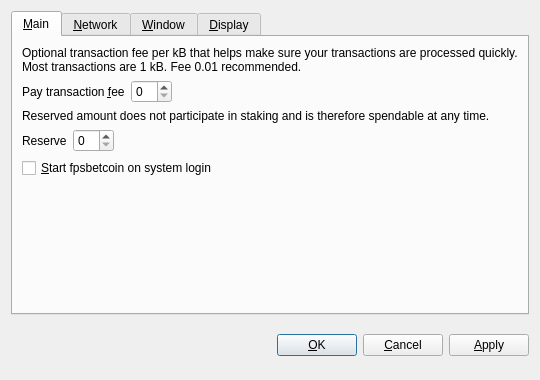
<?xml version="1.0" encoding="UTF-8"?>
<ui version="4.0">
 <class>OptionsDialog</class>
 <widget class="QDialog" name="OptionsDialog">
  <property name="geometry">
   <rect>
    <x>0</x>
    <y>0</y>
    <width>540</width>
    <height>380</height>
   </rect>
  </property>
  <property name="windowTitle">
   <string>Options</string>
  </property>
  <property name="modal">
   <bool>true</bool>
  </property>
  <layout class="QVBoxLayout" name="verticalLayout">
   <item>
    <widget class="QTabWidget" name="tabWidget">
     <property name="tabPosition">
      <enum>QTabWidget::North</enum>
     </property>
     <property name="currentIndex">
      <number>0</number>
     </property>
     <widget class="QWidget" name="tabMain">
      <attribute name="title">
       <string>&amp;Main</string>
      </attribute>
      <layout class="QVBoxLayout" name="verticalLayout_Main">
       <item>
        <widget class="QLabel" name="transactionFeeInfoLabel">
         <property name="text">
          <string>Optional transaction fee per kB that helps make sure your transactions are processed quickly. Most transactions are 1 kB. Fee 0.01 recommended.</string>
         </property>
         <property name="textFormat">
          <enum>Qt::PlainText</enum>
         </property>
         <property name="wordWrap">
          <bool>true</bool>
         </property>
        </widget>
       </item>
       <item>
        <layout class="QHBoxLayout" name="horizontalLayoutFee">
         <item>
          <widget class="QLabel" name="transactionFeeLabel">
           <property name="text">
            <string>Pay transaction &amp;fee</string>
           </property>
           <property name="textFormat">
            <enum>Qt::PlainText</enum>
           </property>
           <property name="buddy">
            <cstring>transactionFee</cstring>
           </property>
          </widget>
         </item>
         <item>
          <widget class="BitcoinAmountField" name="transactionFee"/>
         </item>
         <item>
          <spacer name="horizontalSpacerFee">
           <property name="orientation">
            <enum>Qt::Horizontal</enum>
           </property>
           <property name="sizeHint" stdset="0">
            <size>
             <width>40</width>
             <height>20</height>
            </size>
           </property>
          </spacer>
         </item>
        </layout>
       </item>
       <item>
        <widget class="QLabel" name="reserveBalanceInfoLabel">
         <property name="text">
          <string>Reserved amount does not participate in staking and is therefore spendable at any time.</string>
         </property>
         <property name="textFormat">
          <enum>Qt::PlainText</enum>
         </property>
         <property name="wordWrap">
          <bool>true</bool>
         </property>
        </widget>
       </item>
       <item>
        <layout class="QHBoxLayout" name="horizontalLayoutReserveBalance">
         <item>
          <widget class="QLabel" name="reserveBalanceLabel">
           <property name="text">
            <string>Reserve</string>
           </property>
           <property name="textFormat">
            <enum>Qt::PlainText</enum>
           </property>
           <property name="buddy">
            <cstring>reserveBalance</cstring>
           </property>
          </widget>
         </item>
         <item>
          <widget class="BitcoinAmountField" name="reserveBalance"/>
         </item>
         <item>
          <spacer name="horizontalSpacerReserveBalance">
           <property name="orientation">
            <enum>Qt::Horizontal</enum>
           </property>
           <property name="sizeHint" stdset="0">
            <size>
             <width>40</width>
             <height>20</height>
            </size>
           </property>
          </spacer>
         </item>
        </layout>
       </item>
       <item>
        <widget class="QCheckBox" name="bitcoinAtStartup">
         <property name="toolTip">
          <string>Automatically start fpsbetcoin after logging in to the system.</string>
         </property>
         <property name="text">
          <string>&amp;Start fpsbetcoin on system login</string>
         </property>
        </widget>
       </item>
       <item>
        <spacer name="verticalSpacer_Main">
         <property name="orientation">
          <enum>Qt::Vertical</enum>
         </property>
         <property name="sizeHint" stdset="0">
          <size>
           <width>20</width>
           <height>40</height>
          </size>
         </property>
        </spacer>
       </item>
      </layout>
     </widget>
     <widget class="QWidget" name="tabNetwork">
      <attribute name="title">
       <string>&amp;Network</string>
      </attribute>
      <layout class="QVBoxLayout" name="verticalLayout_Network">
       <item>
        <widget class="QCheckBox" name="mapPortUpnp">
         <property name="toolTip">
          <string>Automatically open the fpsbetcoin client port on the router. This only works when your router supports UPnP and it is enabled.</string>
         </property>
         <property name="text">
          <string>Map port using &amp;UPnP</string>
         </property>
        </widget>
       </item>
       <item>
        <widget class="QCheckBox" name="connectSocks">
         <property name="toolTip">
          <string>Connect to the fpsbetcoin network through a SOCKS5 proxy (e.g. when connecting through Tor).</string>
         </property>
         <property name="text">
          <string>&amp;Connect through SOCKS5 proxy:</string>
         </property>
        </widget>
       </item>
       <item>
        <layout class="QHBoxLayout" name="horizontalLayout_Network">
         <item>
          <widget class="QLabel" name="proxyIpLabel">
           <property name="text">
            <string>Proxy &amp;IP:</string>
           </property>
           <property name="textFormat">
            <enum>Qt::PlainText</enum>
           </property>
           <property name="buddy">
            <cstring>proxyIp</cstring>
           </property>
          </widget>
         </item>
         <item>
          <widget class="QValidatedLineEdit" name="proxyIp">
           <property name="maximumSize">
            <size>
             <width>140</width>
             <height>16777215</height>
            </size>
           </property>
           <property name="toolTip">
            <string>IP address of the proxy (e.g. 127.0.0.1)</string>
           </property>
          </widget>
         </item>
         <item>
          <widget class="QLabel" name="proxyPortLabel">
           <property name="text">
            <string>&amp;Port:</string>
           </property>
           <property name="textFormat">
            <enum>Qt::PlainText</enum>
           </property>
           <property name="buddy">
            <cstring>proxyPort</cstring>
           </property>
          </widget>
         </item>
         <item>
          <widget class="QLineEdit" name="proxyPort">
           <property name="maximumSize">
            <size>
             <width>55</width>
             <height>16777215</height>
            </size>
           </property>
           <property name="toolTip">
            <string>Port of the proxy (e.g. 9050)</string>
           </property>
          </widget>
         </item>
         <item>
          <spacer name="horizontalSpacer_Network">
           <property name="orientation">
            <enum>Qt::Horizontal</enum>
           </property>
           <property name="sizeHint" stdset="0">
            <size>
             <width>40</width>
             <height>20</height>
            </size>
           </property>
          </spacer>
         </item>
        </layout>
       </item>
       <item>
        <spacer name="verticalSpacer_Network">
         <property name="orientation">
          <enum>Qt::Vertical</enum>
         </property>
         <property name="sizeHint" stdset="0">
          <size>
           <width>20</width>
           <height>40</height>
          </size>
         </property>
        </spacer>
       </item>
      </layout>
     </widget>
     <widget class="QWidget" name="tabWindow">
      <attribute name="title">
       <string>&amp;Window</string>
      </attribute>
      <layout class="QVBoxLayout" name="verticalLayout_Window">
       <item>
        <widget class="QCheckBox" name="minimizeToTray">
         <property name="toolTip">
          <string>Show only a tray icon after minimizing the window.</string>
         </property>
         <property name="text">
          <string>&amp;Minimize to the tray instead of the taskbar</string>
         </property>
        </widget>
       </item>
       <item>
        <widget class="QCheckBox" name="minimizeOnClose">
         <property name="toolTip">
          <string>Minimize instead of exit the application when the window is closed. When this option is enabled, the application will be closed only after selecting Quit in the menu.</string>
         </property>
         <property name="text">
          <string>M&amp;inimize on close</string>
         </property>
        </widget>
       </item>
       <item>
        <spacer name="verticalSpacer_Window">
         <property name="orientation">
          <enum>Qt::Vertical</enum>
         </property>
         <property name="sizeHint" stdset="0">
          <size>
           <width>20</width>
           <height>40</height>
          </size>
         </property>
        </spacer>
       </item>
      </layout>
     </widget>
     <widget class="QWidget" name="tabDisplay">
      <attribute name="title">
       <string>&amp;Display</string>
      </attribute>
      <layout class="QVBoxLayout" name="verticalLayout_Display">
       <item>
        <layout class="QHBoxLayout" name="horizontalLayout_1_Display">
         <item>
          <widget class="QLabel" name="langLabel">
           <property name="text">
            <string>User Interface &amp;language:</string>
           </property>
           <property name="textFormat">
            <enum>Qt::PlainText</enum>
           </property>
           <property name="buddy">
            <cstring>lang</cstring>
           </property>
          </widget>
         </item>
         <item>
          <widget class="QValueComboBox" name="lang">
           <property name="toolTip">
            <string>The user interface language can be set here. This setting will take effect after restarting fpsbetcoin.</string>
           </property>
          </widget>
         </item>
        </layout>
       </item>
       <item>
        <layout class="QHBoxLayout" name="horizontalLayout_2_Display">
         <item>
          <widget class="QLabel" name="unitLabel">
           <property name="text">
            <string>&amp;Unit to show amounts in:</string>
           </property>
           <property name="textFormat">
            <enum>Qt::PlainText</enum>
           </property>
           <property name="buddy">
            <cstring>unit</cstring>
           </property>
          </widget>
         </item>
         <item>
          <widget class="QValueComboBox" name="unit">
           <property name="toolTip">
            <string>Choose the default subdivision unit to show in the interface and when sending coins.</string>
           </property>
          </widget>
         </item>
        </layout>
       </item>
       <item>
        <widget class="QCheckBox" name="coinControlFeatures">
         <property name="toolTip">
          <string>Whether to show coin control features or not.</string>
         </property>
         <property name="text">
          <string>Display coin &amp;control features (experts only!)</string>
         </property>
        </widget>
       </item>
       <item>
        <widget class="QCheckBox" name="useBlackTheme">
         <property name="text">
          <string>Use black visual theme (requires restart)</string>
         </property>
        </widget>
       </item>
       <item>
        <spacer name="verticalSpacer_Display">
         <property name="orientation">
          <enum>Qt::Vertical</enum>
         </property>
         <property name="sizeHint" stdset="0">
          <size>
           <width>20</width>
           <height>40</height>
          </size>
         </property>
        </spacer>
       </item>
      </layout>
     </widget>
    </widget>
   </item>
   <item>
    <layout class="QHBoxLayout" name="horizontalLayout_Buttons">
     <item>
      <spacer name="horizontalSpacer_1">
       <property name="orientation">
        <enum>Qt::Horizontal</enum>
       </property>
       <property name="sizeHint" stdset="0">
        <size>
         <width>40</width>
         <height>48</height>
        </size>
       </property>
      </spacer>
     </item>
     <item>
      <widget class="QLabel" name="statusLabel">
       <property name="font">
        <font>
         <weight>75</weight>
         <bold>true</bold>
        </font>
       </property>
       <property name="text">
        <string/>
       </property>
       <property name="textFormat">
        <enum>Qt::PlainText</enum>
       </property>
       <property name="wordWrap">
        <bool>true</bool>
       </property>
      </widget>
     </item>
     <item>
      <spacer name="horizontalSpacer_2">
       <property name="orientation">
        <enum>Qt::Horizontal</enum>
       </property>
       <property name="sizeHint" stdset="0">
        <size>
         <width>40</width>
         <height>48</height>
        </size>
       </property>
      </spacer>
     </item>
     <item>
      <widget class="QPushButton" name="okButton">
       <property name="text">
        <string>&amp;OK</string>
       </property>
      </widget>
     </item>
     <item>
      <widget class="QPushButton" name="cancelButton">
       <property name="text">
        <string>&amp;Cancel</string>
       </property>
       <property name="autoDefault">
        <bool>false</bool>
       </property>
      </widget>
     </item>
     <item>
      <widget class="QPushButton" name="applyButton">
       <property name="text">
        <string>&amp;Apply</string>
       </property>
       <property name="autoDefault">
        <bool>false</bool>
       </property>
      </widget>
     </item>
    </layout>
   </item>
  </layout>
 </widget>
 <customwidgets>
  <customwidget>
   <class>BitcoinAmountField</class>
   <extends>QSpinBox</extends>
   <header>bitcoinamountfield.h</header>
  </customwidget>
  <customwidget>
   <class>QValueComboBox</class>
   <extends>QComboBox</extends>
   <header>qvaluecombobox.h</header>
  </customwidget>
  <customwidget>
   <class>QValidatedLineEdit</class>
   <extends>QLineEdit</extends>
   <header>qvalidatedlineedit.h</header>
  </customwidget>
 </customwidgets>
 <resources/>
 <connections/>
</ui>
